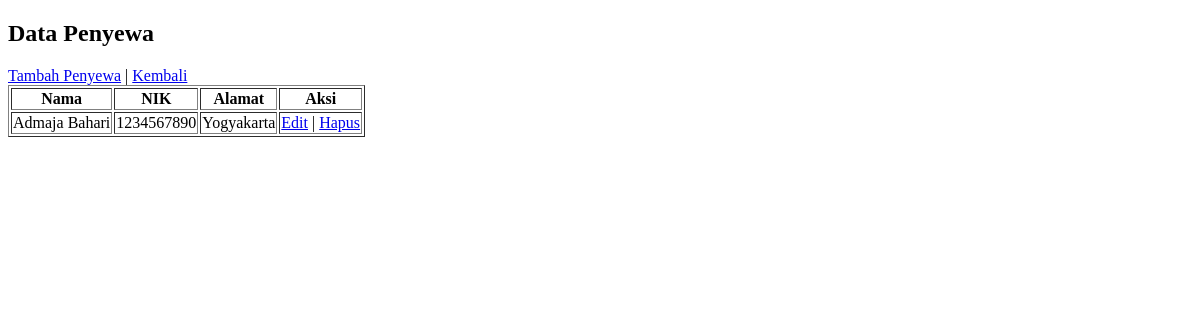
The app's page /penyewa, older data.
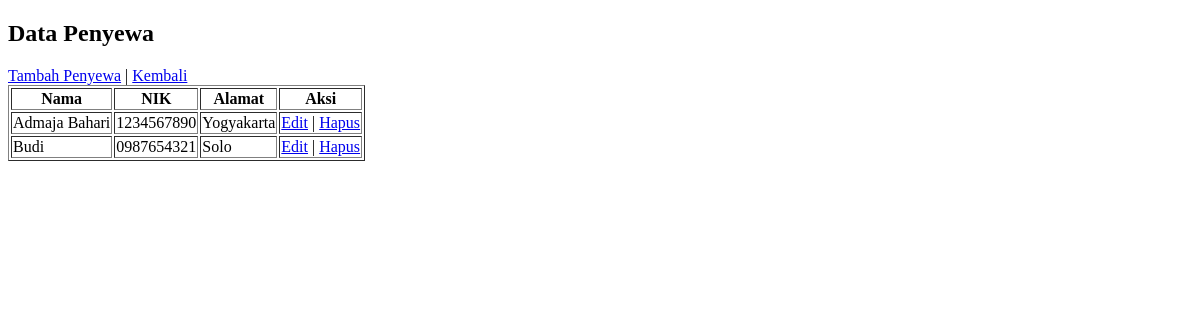
The same page, newer data.
### tables this page shows
CREATE TABLE penyewa (
        id INTEGER PRIMARY KEY AUTOINCREMENT,
        nama TEXT,
        nik TEXT,
        alamat TEXT
    );

### app.py (the view)
@app.route('/penyewa')
def penyewa():
    db = get_db()
    cursor = db.cursor()
    cursor.execute("SELECT * FROM penyewa")
    data = cursor.fetchall()
    return render_template('penyewa.html', data=data)

### app.py (called while the page is built)
def get_db():
    return sqlite3.connect(DB_NAME)

### templates/penyewa.html (shortened to what this page needs)
<!DOCTYPE html>
<html>
<head>
</head>
<body>
<h2>Data Penyewa</h2>
<a href="/penyewa/add">Tambah Penyewa</a> |
<a href="/">Kembali</a>
<table border="1">
<tr>
    <th>Nama</th>
    <th>NIK</th>
    <th>Alamat</th>
    <th>Aksi</th>
</tr>
{% for p in data %}
<tr>
    <td>{{ p[1] }}</td>
    <td>{{ p[2] }}</td>
    <td>{{ p[3] }}</td>
    <td>
        <a href="/penyewa/edit/{{ p[0] }}">Edit</a> |
        <a href="/penyewa/delete/{{ p[0] }}">Hapus</a>
    </td>
</tr>
{% endfor %}
</table>
</body>
</html>

Row changes from the older to the newer data that the page shows:
added penyewa: nama "Budi", nik "0987654321", alamat "Solo"
